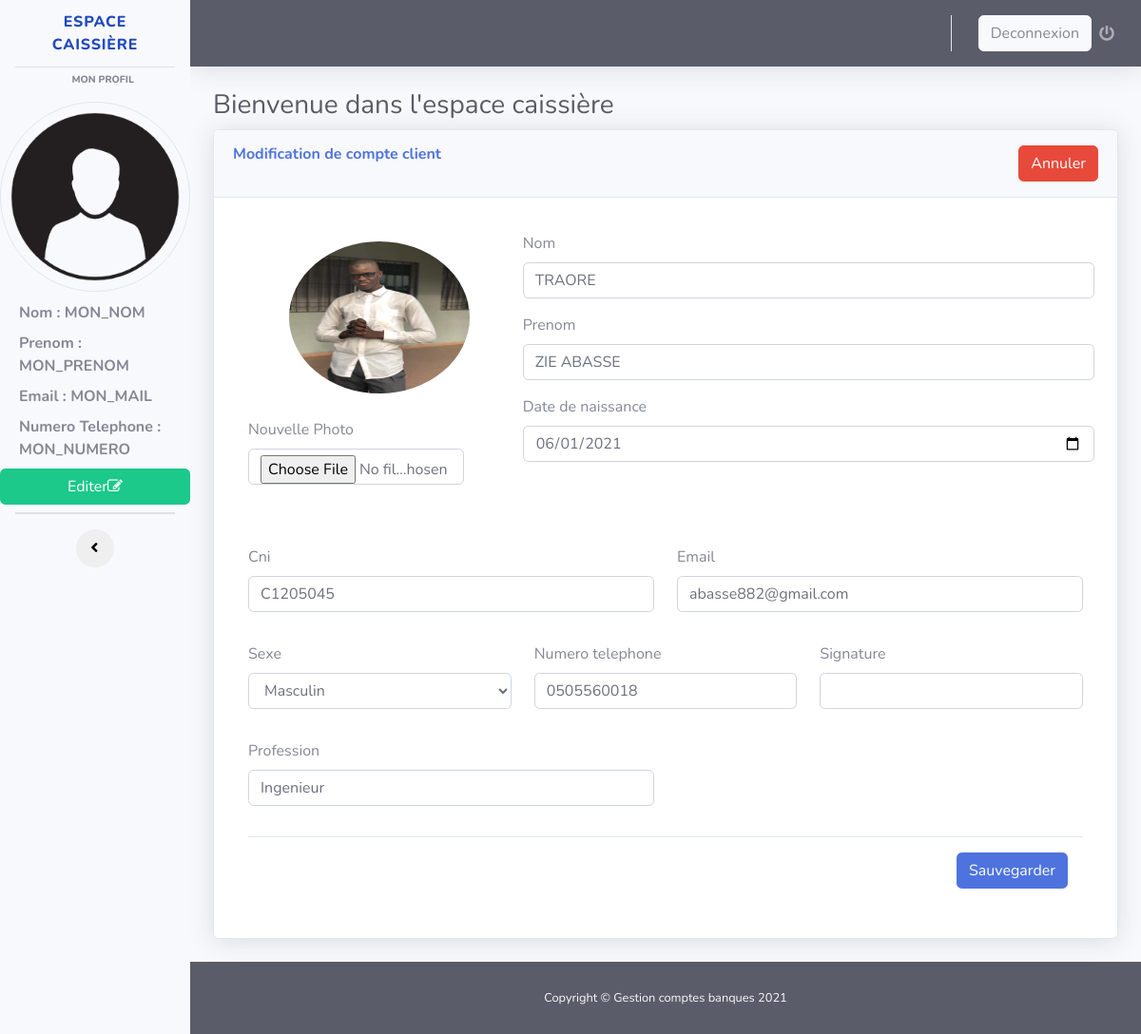
Page /editer_client.php?Id_clt=1 on the committed database.
### tables this page shows
CREATE TABLE `client` (
  `idclient` int(11) NOT NULL,
  `cni` varchar(255) DEFAULT NULL,
  `nomclient` varchar(255) NOT NULL,
  `prenomclient` varchar(255) NOT NULL,
  `datenaissance` date NOT NULL,
  `profession` varchar(255) NOT NULL,
  `telephone` varchar(255) NOT NULL,
  `email` varchar(255) DEFAULT NULL,
  `lienphoto` varchar(255) DEFAULT NULL,
  `liensignature` varchar(255) DEFAULT NULL,
  `archive` int(1) NOT NULL DEFAULT 0,
  `idsexe` int(1) NOT NULL DEFAULT 1
);

CREATE TABLE `sexe` (
  `idsexe` int(11) NOT NULL,
  `libsexe` varchar(255) NOT NULL
);

### editer_client.php (the view, shortened to what this page needs)
<?php
$bd = bd();
$id = htmlspecialchars(htmlentities($_GET['Id_clt']));
?>
<!DOCTYPE html>
<html lang="en">
<head>
  <link href="vendor/fontawesome-free/css/all.min.css" rel="stylesheet" type="text/css">
  <link rel="stylesheet" href="//maxcdn.bootstrapcdn.com/font-awesome/4.7.0/css/font-awesome.min.css" />
  <link href="css/sb-admin-2.min.css" rel="stylesheet">
  <link href="vendor/datatables/dataTables.bootstrap4.min.css" rel="stylesheet">
</head>
<body id="page-top">
<div id="wrapper" class="bg-dark">
    <ul class="navbar-nav bg-light sidebar sidebar-white accordion" id="accordionSidebar">
      <a class="sidebar-brand d-flex align-items-center justify-content-center" href="#">
        <div class="sidebar-brand-icon rotate-n-15">
        </div>
        <div class="sidebar-brand-text mx-3">ESPACE CAISSIÈRE</div>
      </a>
      <hr class="sidebar-divider my-0">
      <div class="sidebar-heading" style="margin:5px auto;">
        Mon profil
      </div>
      <img src="image/user.png" class="rounded-circle border" alt="image" style="height: 200px; width:200px; margin:10px auto;"/>
      <label style="margin-left: 20px; font-weight:bold;">
          Nom :<?php echo ' MON_NOM'; ?>
      </label>
      <label style="margin-left: 20px; font-weight:bold">
          Prenom :<?php echo ' MON_PRENOM'; ?>
      </label>
      <label style="margin-left: 20px; font-weight:bold">
          Email :<?php echo ' MON_MAIL'; ?>
      </label>
      <label style="margin-left: 20px; font-weight:bold">
          Numero Telephone :<br> <?php echo ' MON_NUMERO'; ?>
      </label>
      <label class="btn btn-success" data-toggle="modal" data-target="#motdepass">
      Editer<span class="fa fa-edit">
      </label>
      <hr class="sidebar-divider my-0">
      <hr class="sidebar-divider">
      <div class="text-center d-none d-md-inline">
        <button class="rounded-circle border-0" id="sidebarToggle"></button>
      </div>
    </ul>
    <div id="content-wrapper" class="d-flex flex-column">
      <div id="content">
        <nav class="navbar navbar-expand navbar-dark bg-dark text-light topbar mb-4 static-top shadow">
          <ul class="navbar-nav ml-auto">
            <li class="nav-item dropdown no-arrow">
              <a class="nav-link dropdown-toggle" href="#" id="userDropdown" role="button" data-toggle="dropdown" aria-haspopup="true" aria-expanded="false">
                <span class="mr-2 d-none d-lg-inline text-gray-600 small btn btn-light">Deconnexion</span>
                <i class="fas fa-power-off"></i>
              </a>
            </li>
          </ul>
        </nav>
        <div class="container-fluid">
          <h1 class="h3 mb-2 text-gray-800">Bienvenue dans l'espace caissière </h1>
          <div class="card shadow mb-4">
            <div class="card-header py-3">
              <h6 class="m-0 font-weight-bold text-primary">Modification de compte client <a href="espace_caissiere_liste_clients.php" class="btn btn-danger text-white" style="float:right;">Annuler </a></h6>
            </div>
            <div class="card-body">
              <div class="table-responsive">
              <form method="POST" action="" enctype="multipart/form-data">
                <div class="modal-body">
                <?php
                    $requete = $bd->prepare("SELECT * FROM client LEFT JOIN sexe ON sexe.idsexe = client.idsexe WHERE idclient = ? ");
                    $donne = $requete->execute(array($id));
                    while($donnes = $requete->fetch() ){
                ?>
                    <div class="form-group row">
                      <div class="form-group col-4">
                        <div class="form-group row">
                            <img src="image/<?php echo $donnes['lienphoto']; ?>" class="rounded-circle" alt="Cinque Terre" id="photo" style="width:190px;height: 160px;margin:10px auto;">
                        </div>
                        <div class="form-group row">
                            <div class="form-group col-10">
                                <label>Nouvelle Photo</label>
                                <input type="file" class="form-control" name="lienphoto"  onchange="loadFile(event)" accept="image/*" >
                            </div>
                        </div>
                      </div>
                      <div class="form-group col-8">
                        <div class="form-group row">
                            <label>Nom</label>
                            <input type="text" class="form-control"  value="<?php echo $donnes['nomclient']; ?>" name="nomclient" >
                        </div>
                        <div class="form-group row">
                            <label>Prenom</label>
                            <input type="text" class="form-control"  value="<?php echo $donnes['prenomclient']; ?>" name="prenomclient" >
                        </div>
                        <div class="form-group row">
                            <label>Date de naissance</label>
                            <input type="date" class="form-control"  value="<?php echo $donnes['datenaissance']; ?>" name="datenaissance">
                        </div>
                      </div>
                    </div>
                    <div class="form-group row">
                      <div class="form-group col-6">
                        <label>Cni</label>
                        <input type="text" class="form-control"  value="<?php echo $donnes['cni']; ?>" name="cni" >
                      </div>
                      <div class="form-group col-6">
                        <label>Email</label>
                        <input type="email" class="form-control"  value="<?php echo $donnes['email']; ?>"  name="email">
                      </div>
                    </div>
                    <div class="form-group row">
                        <div class="form-group col-4">
                            <label>Sexe</label>
                            <?php
                                $requete = $bd->prepare("SELECT * FROM sexe WHERE 1 ");
                            ?>
                            <select class="form-control form-select" name="idsexe">
                                <option value="<?php echo $donnes['idsexe'];?>" selected><?php echo $donnes['libsexe'];?></option>
                            </select>
                        </div>
                      <div class="form-group col-4">
                        <label>Numero telephone</label>
                        <input type="text" class="form-control"  value="<?php echo $donnes['telephone']; ?>" name="telephone" >
                      </div>
                      <div class="form-group col-4">
                        <label>Signature</label>
                        <input type="text" class="form-control" value="<?php echo $donnes['liensignature']; ?>" name="liensignature" >
                      </div>
                    </div>
                    <div class="form-group row">
                        <div class="form-group col-6">
                            <label>Profession</label>
                            <input type="text" class="form-control" value="<?php echo $donnes['profession'];?>" name="profession" placeholder="Ingenieur, Mécanicien, ..."  >
                        </div>
                    </div>
                    <?php
                    }
                    ?>
                    <div class="modal-footer">
                      <button type="submit" class="btn btn-primary" name="sauvegarde">Sauvegarder</button>
                    </div>
                </form>
              </div>
            </div>
          </div>
        </div>
      </div>
      <footer class="sticky-footer bg-dark text-light">
        <div class="container my-auto">
          <div class="copyright text-center my-auto">
            <span>Copyright &copy; Gestion comptes banques 2021</span>
          </div>
        </div>
      </footer>
    </div>
  </div>
</body>
</html>

### rows in the picture
client: lienphoto (picture), nomclient "TRAORE", prenomclient "ZIE ABASSE", datenaissance "06/01/2021", cni "C1205045", email "abasse882@gmail.com", idsexe "Masculin", telephone "0505560018", profession "Ingenieur"
